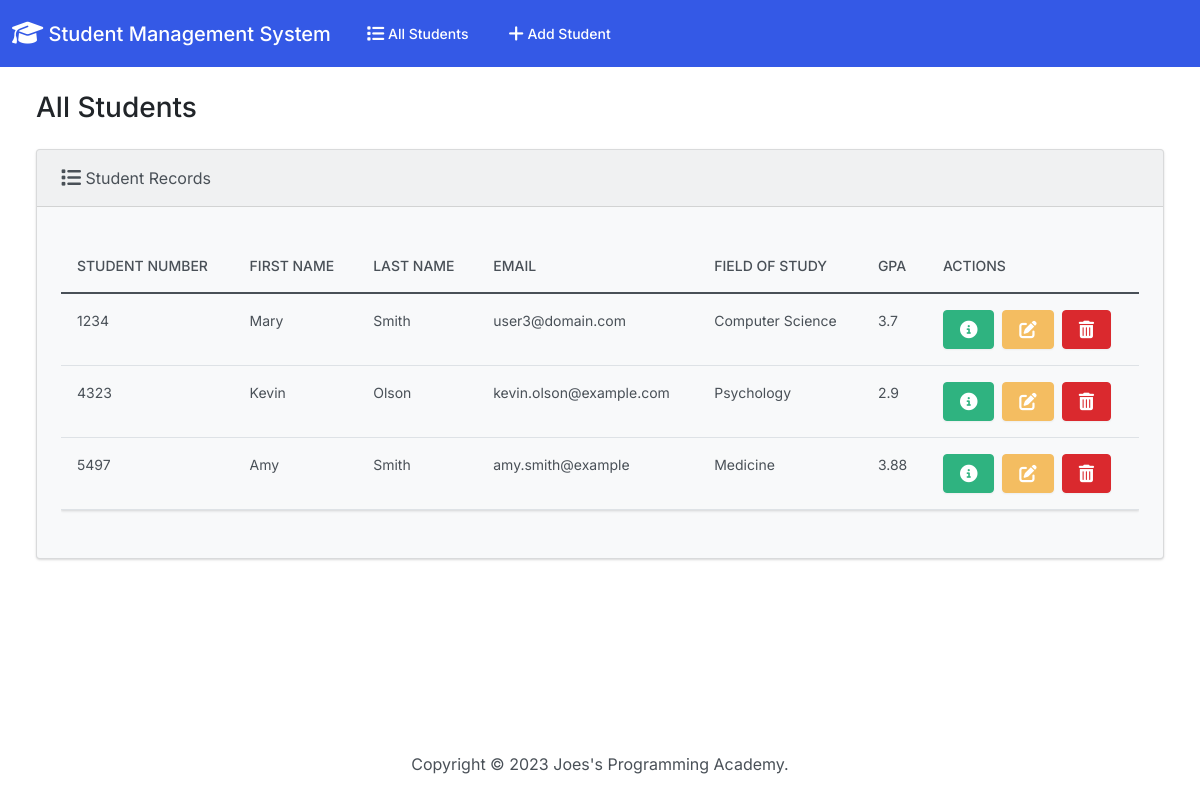
The page / on the database its author committed.
### students/models.py (models this page shows, shortened)
class Student(models.Model):
    student_number = models.PositiveIntegerField()
    first_name = models.CharField(max_length=50)
    last_name = models.CharField(max_length=50)
    email = models.EmailField(max_length=100)
    field_of_study = models.CharField(max_length=50)
    gpa = models.FloatField()

### students/views.py (the view)
# urls.py: path('', views.index, name='index'),
def index(request):
    return render(request, 'students/index.html', {
        'students': Student.objects.all()
    })

### students/templates/students/index.html (shortened to what this page needs)
{% extends "students/base.html" %}
{% block body %}
<h3 class="m-4">All Students</h3>
<div class="row">
  <div class="col-12">
    {% if students %}
    <div class="card bg-light ms-4 me-4 mb-4">
      <div class="card-header">
        <i class="fa-solid fa-list fa-lg"></i> Student Records
      </div>
      <div class="card-body">
        <p class="card-text">
          <div class="table-responsive">
            <table class="table table-hover">
              <thead>
                <tr>
                  <th scope="col">Student Number</th>
                  <th scope="col">First Name</th>
                  <th scope="col">Last Name</th>
                  <th scope="col">Email</th>
                  <th scope="col">Field of Study</th>
                  <th scope="col">GPA</th>
                  <th scope="col">Actions</th>
                </tr>
              </thead>
              <tbody>
                {% for student in students %}
                  <tr>
                    <td>{{ student.student_number }}</td>
                    <td>{{ student.first_name }}</td>
                    <td>{{ student.last_name }}</td>
                    <td>{{ student.email }}</td>
                    <td>{{ student.field_of_study }}</td>
                    <td>{{ student.gpa }}</td>
                    <td>
                      <button type="button" class="btn btn-success me-1" href="{% url 'view_student' student.id %}" data-bs-toggle="modal" data-bs-target="#myModal{{student.id}}">
                      </button>
                      <a class="btn btn-warning me-1" href="{% url 'edit' student.id %}">
                      </a>
                      <button type="button" class="btn btn-danger" data-bs-toggle="modal" data-bs-target="#delete{{student.id}}">
                      </button>
                    </td>
                  </tr>
                {% endfor %}
              </tbody>
            </table>
          </div>
        </p>
      </div>
    </div>
    {% else %}
      <h5 class="alert alert-primary ms-4 me-4">No Student Records</h5>
    {% endif %}
  </div>
</div>
{% endblock %}

### students/templates/students/base.html (shortened to what this page needs)
{% load static %}
<!DOCTYPE html>
<html lang="en">
  <head>
    <link
      rel="stylesheet"
      href="https://cdnjs.cloudflare.com/ajax/libs/font-awesome/6.1.1/css/all.min.css"
    />
    <link href="{% static 'css/bootstrap.min.css' %}" rel="stylesheet" />
  </head>
  <body class="d-flex flex-column min-vh-100">
    <nav class="navbar navbar-expand-lg navbar-dark bg-primary">
      <div class="container-fluid">
        <a class="navbar-brand" href="{% url 'index' %}">
          <i class="fa-solid fa-graduation-cap fa-lg"></i> Student Management
          System
        </a>
        <div class="collapse navbar-collapse" id="navbarColor01">
          <ul class="navbar-nav me-auto">
            <li class="nav-item">
              <a class="nav-link" href="{% url 'index' %}">
                 All Students
              </a>
            </li>
            <li class="nav-item">
              <a class="nav-link" href="{% url 'add' %}">
                 Add Student
              </a>
            </li>
          </ul>
        </div>
      </div>
    </nav>
    <div class="container-fluid">{% block body %} {% endblock %}</div>
    <footer class="mt-auto mb-4">
      <div class="text-center">
        <span>
          Copyright &copy;
          Joes's Programming Academy.
        </span>
      </div>
    </footer>
  </body>
</html>

### rows shown on the page
Student: student_number "1234", first_name "Mary", last_name "Smith", email "user3@domain.com", field_of_study "Computer Science", gpa "3.7"
Student: student_number "4323", first_name "Kevin", last_name "Olson", email "kevin.olson@example.com", field_of_study "Psychology", gpa "2.9"
Student: student_number "5497", first_name "Amy", last_name "Smith", email "amy.smith@example", field_of_study "Medicine", gpa "3.88"
